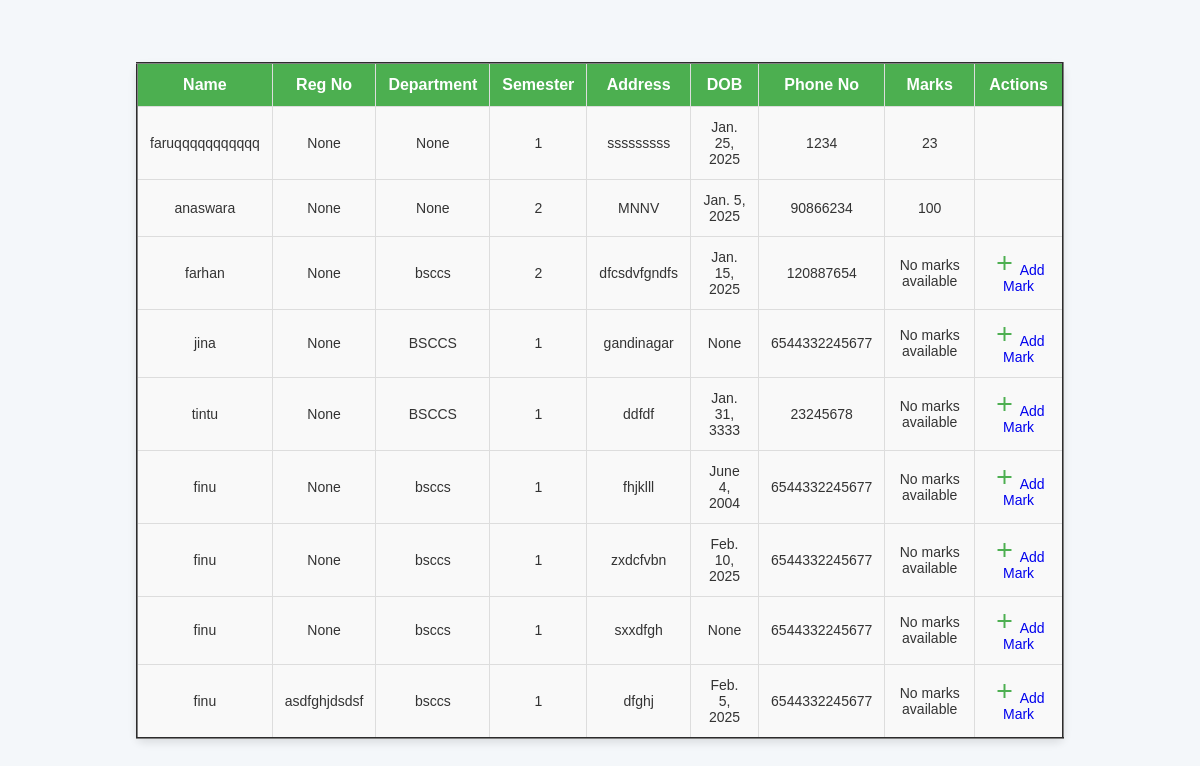
The page /marklist on the database as committed earlier.
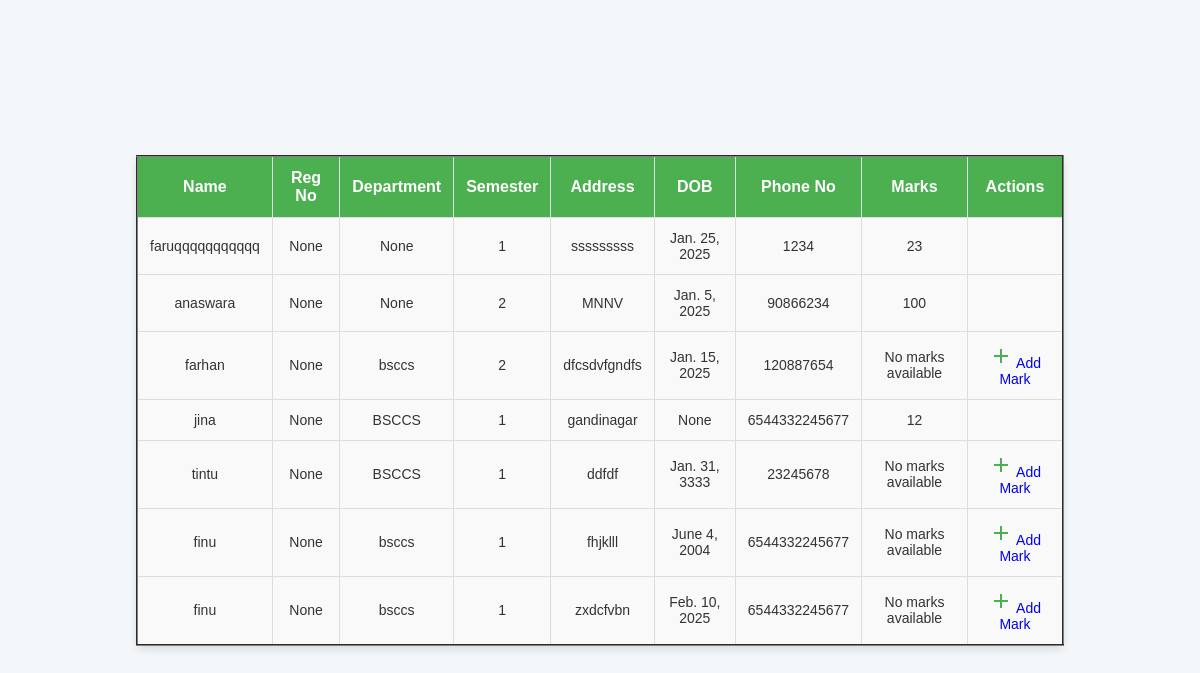
The same page on the database as committed later.
### administrator/models.py (models this page shows)
class StudentTable(models.Model):
    LOGINID = models.ForeignKey(logintable, on_delete=models.CASCADE, blank=True, null=True)
    studentname = models.CharField(max_length=30, null=True,blank=True)
    department=models.CharField(max_length=30,null=True,blank=True)
    email=models.CharField(max_length=30,null=True,blank=True)
    regno=models.CharField(max_length=100,null=True,blank=True)
    phoneno=models.BigIntegerField(null=True,blank=True)
    dob=models.DateField(null=True,blank=True)
    address=models.CharField(max_length=30,null=True,blank=True)
    semester=models.IntegerField(null=True,blank=True)

class markupTable(models.Model):
    FACULTY=models.ForeignKey(facultyTable, on_delete=models.CASCADE)
    mark=models.CharField(null=True, max_length=100,blank=True)
    STUDENT=models.ForeignKey(StudentTable, on_delete=models.CASCADE,related_name='marks')
    date = models.DateTimeField(auto_now_add=True)

### administrator/views.py (the view)
# urls.py: path("marklist",marklistPage.as_view(), name="marklist"),
class marklistPage(View):
    def get(self, request):
        students = StudentTable.objects.all()  # Fetch all students
        student_data = []
        for student in students:
            marks = markupTable.objects.filter(STUDENT=student)  # Fetch marks for each student
            student_data.append({
                'student': student,
                'marks': marks if marks.exists() else None,  # Include marks if they exist
                'can_add_mark': not marks.exists(),  # True if no marks exist
            })
        return render(request, "faculty/marklist.html", {'student_data': student_data})

### templates/faculty/marklist.html (shortened to what this page needs)
{% load static %}
<html lang="en">
<head>
    <link rel="stylesheet" href="{% static 'css/style.css' %}">
</head>
<body class="bo">
    <table border="2">
        <thead>
            <tr>
                <th>Name</th>
                <th>Reg No</th>
                <th>Department</th>
                <th>Semester</th>
                <th>Address</th>
                <th>DOB</th>
                <th>Phone No</th>
                <th>Marks</th>
                <th>Actions</th>
            </tr>
        </thead>
        <tbody>
            {% for student_info in student_data %}
            <tr>
                <td>{{ student_info.student.studentname }}</td>
                <td>{{ student_info.student.regno }}</td>
                <td>{{ student_info.student.department }}</td>
                <td>{{ student_info.student.semester }}</td>
                <td>{{ student_info.student.address }}</td>
                <td>{{ student_info.student.dob }}</td>
                <td>{{ student_info.student.phoneno }}</td>
                <td>
                    {% if student_info.marks %}
                            {% for mark in student_info.marks %}
                                {{ mark.mark }}
                            {% endfor %}
                    {% else %}
                        <p>No marks available</p>
                    {% endif %}
                </td>
                <td>
                    {% if student_info.can_add_mark %}
                        <a href="markupload/{{student_info.student.id}}/">
                            <i class="material-icons">add</i> Add Mark
                        </a>
                    {% endif %}
                </td>
            </tr>
            {% endfor %}
        </tbody>
    </table>
</body>
</html>

Rows that differ between the two databases and show on the page:
removed StudentTable: student.studentname "finu", student.regno "None", student.department "bsccs", student.semester "1", student.address "sxxdfgh", student.dob "None", student.phoneno "6544332245677", shows "No marks available"
removed StudentTable: student.studentname "finu", student.regno "asdfghjdsdsf", student.department "bsccs", student.semester "1", student.address "dfghj", student.dob "Feb. 5, 2025", student.phoneno "6544332245677", shows "No marks available"
shown differently, row unchanged: StudentTable "jina": no longer shows "No marks available Add Mark"
added markupTable: mark "12", shown under StudentTable "jina"
